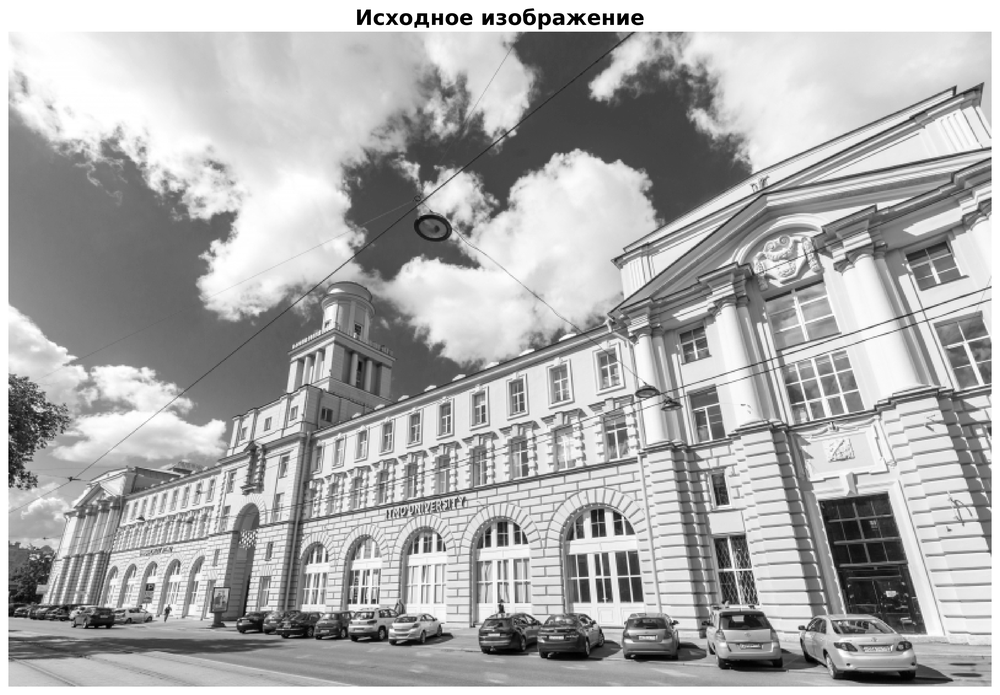
#> input picture lab6/images/task1/original_image.png, 1000 x 695 px, shrunk from 3570 x 2482 before the run; its folder holds 2 pictures in this run
$ python task1_svd_plots.py
#> lines starting #> are read from the running program, lines starting #| are printed output that depends on the picture
import os
import re
import numpy as np
import matplotlib.pyplot as plt
from PIL import Image

# Paths
BASE_DIR = os.path.dirname(os.path.dirname(__file__))
IMAGES_DIR = os.path.join(BASE_DIR, 'images', 'task1')
INPUT_IMAGE = os.path.join(IMAGES_DIR, 'original_image.png')


def load_grayscale_matrix(path: str) -> np.ndarray:
    img = Image.open(path).convert('L')
    arr = np.asarray(img, dtype=np.float64) / 255.0
    return arr


def svd_reconstructors(A: np.ndarray):
    U, S, Vt = np.linalg.svd(A, full_matrices=False)
    return U, S, Vt


def svd_compress_from(U: np.ndarray, S: np.ndarray, Vt: np.ndarray, k: int) -> np.ndarray:
    Uk = U[:, :k]
    Sk = S[:k]
    Vtk = Vt[:k, :]
    Ak = (Uk * Sk) @ Vtk
    Ak = np.clip(Ak, 0.0, 1.0)
    return Ak


def compute_storage_ratio(m: int, n: int, k: int) -> float:
    original = m * n
    compressed = m * k + k + k * n
    return compressed / original


def main():
    if not os.path.exists(INPUT_IMAGE):
        raise FileNotFoundError(f"Input image not found: {INPUT_IMAGE}")

    A = load_grayscale_matrix(INPUT_IMAGE)
    m, n = A.shape
#> m = 695; n = 1000

    # Detect available k-files if present, otherwise pick a default spread
    k_files = []
    pattern = re.compile(r"svd_k(\d+)\.png$")
    for name in os.listdir(IMAGES_DIR):
        mobj = pattern.match(name)
        if mobj:
            k_files.append(int(mobj.group(1)))
    if k_files:
        k_values = sorted(set(k_files))
    else:
        max_k = min(m, n)
        k_values = np.linspace(1, max_k, num=9, dtype=int).tolist()

    U, S, Vt = svd_reconstructors(A)
#> in svd_reconstructors, `U, S, Vt = np.linalg.svd(A, full_matrices=False)`:
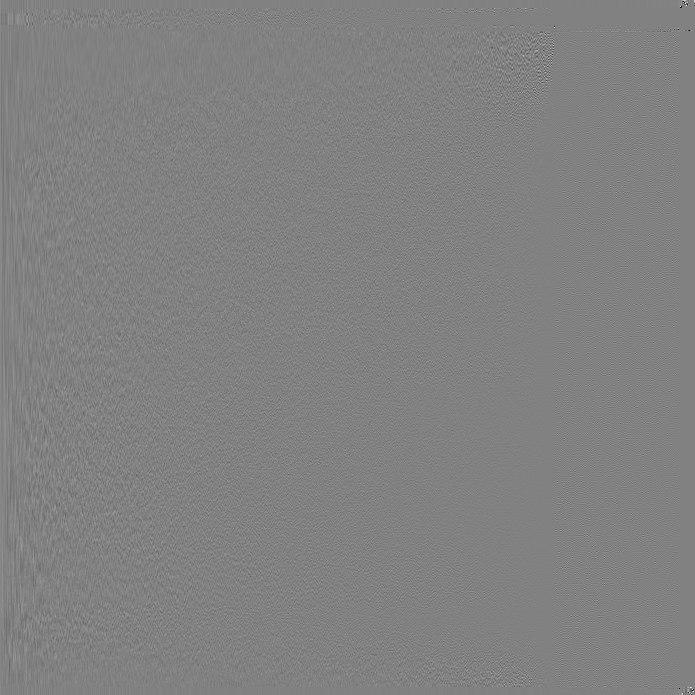
#> U: shape (695, 695) float64; min -0.829, max 0.804, mean 4.94e-05; drawn with min black and max white
#> in svd_reconstructors, `U, S, Vt = np.linalg.svd(A, full_matrices=False)`:
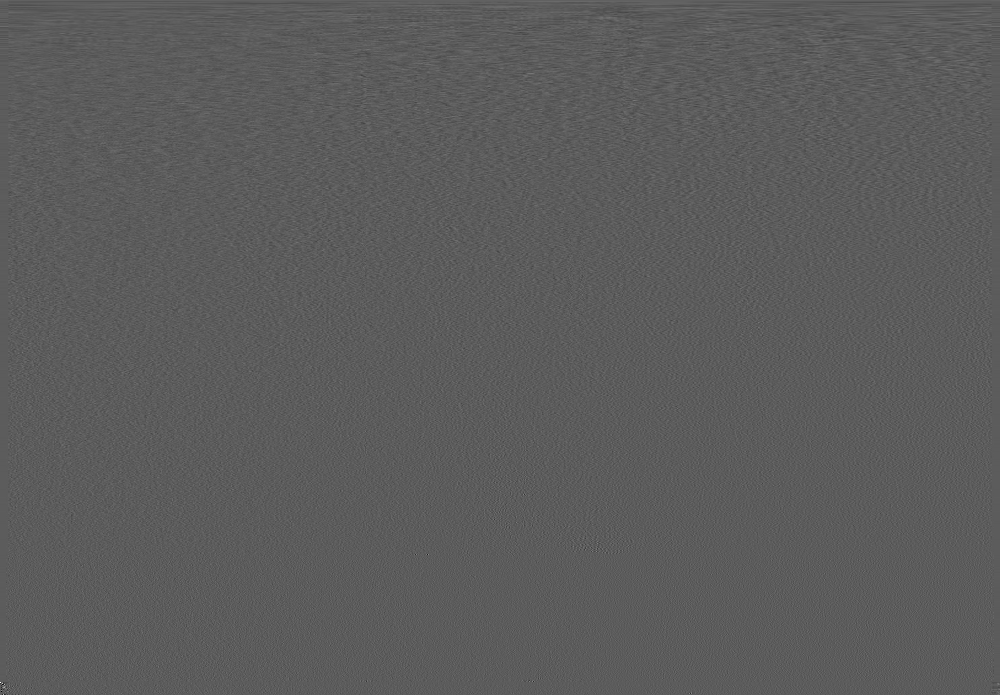
#> Vt: shape (695, 1000) float64; min -0.528, max 0.931, mean 4.76e-05; drawn with min black and max white
#> in svd_reconstructors, `U, S, Vt = np.linalg.svd(A, full_matrices=False)`: S = 695 values, max 572.6 at index 0, min 3.67e-14 at index 694, mean 3.53

    # MSE and storage ratio
    mses = []
    ratios = []
    for k in k_values:
        Ak = svd_compress_from(U, S, Vt, k)
        mses.append(float(np.mean((A - Ak) ** 2)))
        ratios.append(compute_storage_ratio(m, n, k))
#> this loop made 1 pass
#> Sk in svd_compress_from on pass 1: [572.6]
#> pass 1, in svd_compress_from, `Ak = (Uk * Sk) @ Vtk`:
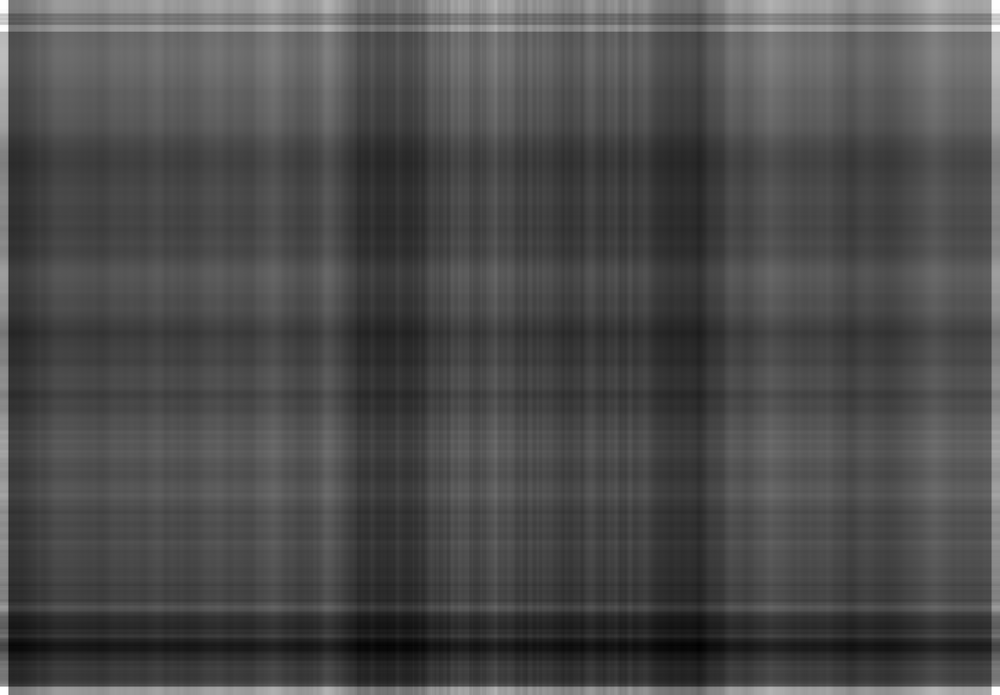
#> Ak: shape (695, 1000) float64; min 0.354, max 1.44, mean 0.678; drawn with min black and max white
#> pass 1, in svd_compress_from, `Ak = np.clip(Ak, 0.0, 1.0)`:
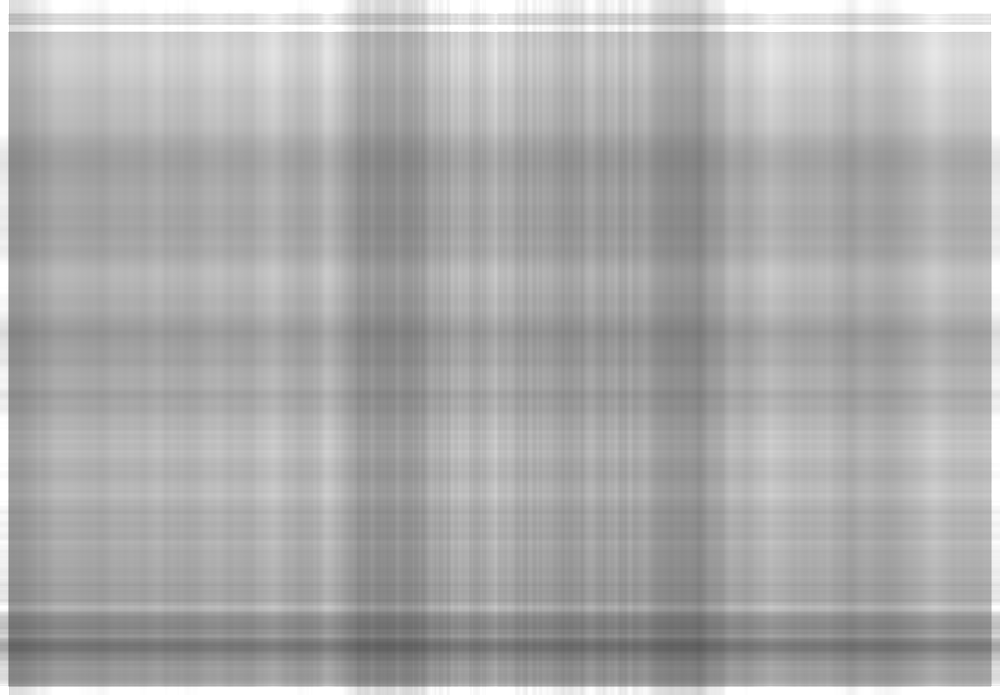
#> Ak: shape (695, 1000) float64; min 0.354, max 1, mean 0.677
#> after the loop, mses = [0.05]; ratios = [0.00244]

    # Plots
    os.makedirs(IMAGES_DIR, exist_ok=True)

    plt.figure(figsize=(7, 5), dpi=150)
    plt.plot(k_values, mses, marker='o')
    plt.xlabel('k')
    plt.ylabel('MSE')
    plt.title('SVD Compression: Reconstruction Error vs k')
    plt.grid(True, ls=':')
    plt.tight_layout()
    plt.savefig(os.path.join(IMAGES_DIR, 'svd_mse_vs_k.png'))
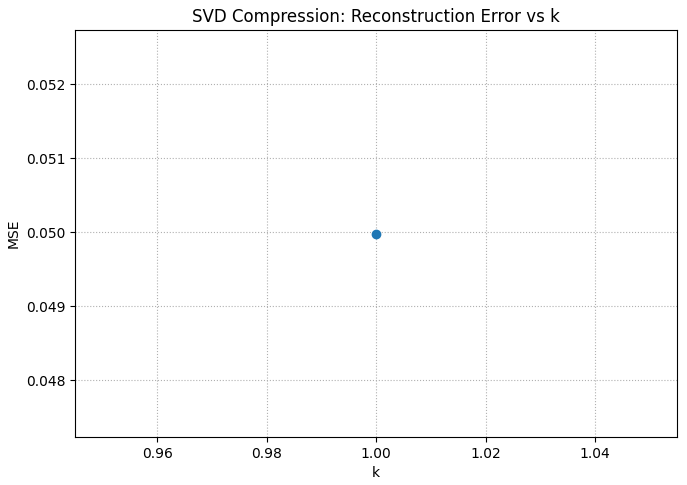
#> figure drawn by matplotlib, 1 panel
    plt.close()

    plt.figure(figsize=(7, 5), dpi=150)
    plt.plot(k_values, ratios, marker='s')
    plt.xlabel('k')
    plt.ylabel('Compressed/Original storage')
    plt.title('SVD Compression: Storage Ratio vs k')
    plt.grid(True, ls=':')
    plt.tight_layout()
    plt.savefig(os.path.join(IMAGES_DIR, 'svd_storage_ratio_vs_k.png'))
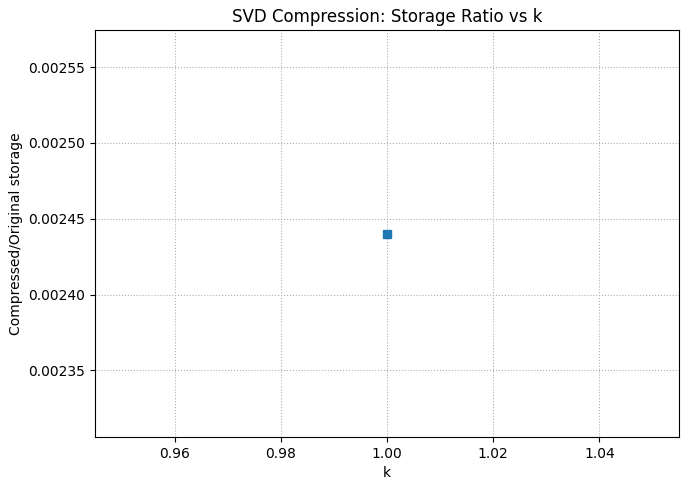
#> figure drawn by matplotlib, 1 panel
    plt.close()

    # Grid for first 9 k's
    grid_ks = k_values[:9]
#> grid_ks = [1]
    cols = 3
    rows = int(np.ceil(len(grid_ks) / cols))
#> rows = 1
    plt.figure(figsize=(12, 4 * rows), dpi=150)
    for idx, k in enumerate(grid_ks, start=1):
        Ak = svd_compress_from(U, S, Vt, k)
        plt.subplot(rows, cols, idx)
        plt.imshow(Ak, cmap='gray', vmin=0, vmax=1)
        plt.title(f'k={k}')
        plt.axis('off')
#> this loop made 1 pass
#> (idx, k, Sk in svd_compress_from) on pass 1: (1, 1, [572.6])
    plt.tight_layout()
    plt.savefig(os.path.join(IMAGES_DIR, 'svd_grid.png'))
    plt.close()


if __name__ == '__main__':
    main()
